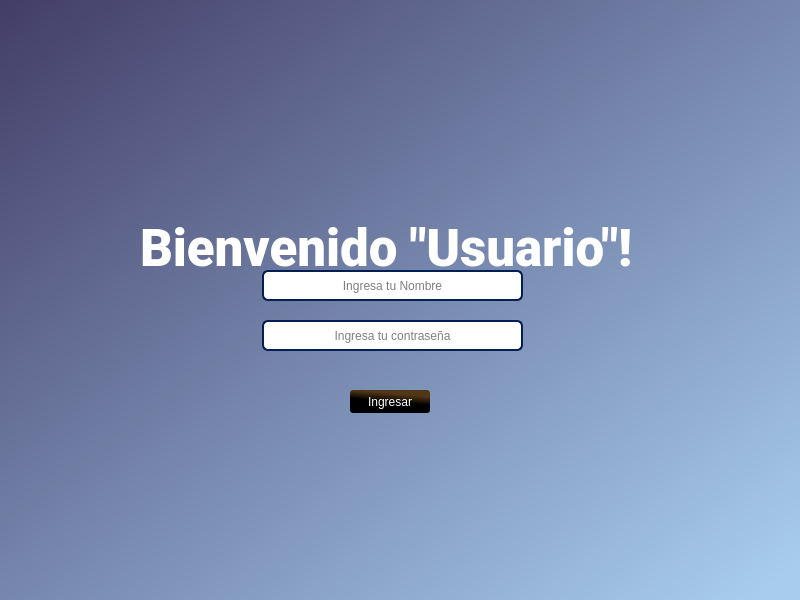
<?xml version="1.0" encoding="UTF-8"?>
<ui version="4.0">
 <class>MainWindow</class>
 <widget class="QMainWindow" name="MainWindow">
  <property name="geometry">
   <rect>
    <x>0</x>
    <y>0</y>
    <width>800</width>
    <height>600</height>
   </rect>
  </property>
  <property name="windowTitle">
   <string>MainWindow</string>
  </property>
  <widget class="QWidget" name="centralwidget">
   <widget class="QFrame" name="login_frame">
    <property name="geometry">
     <rect>
      <x>0</x>
      <y>0</y>
      <width>800</width>
      <height>600</height>
     </rect>
    </property>
    <property name="styleSheet">
     <string notr="true">background-color: qlineargradient(spread:pad, x1:0.0126582, y1:0, x2:0.979747, y2:0.957, stop:0 rgba(67, 62, 104, 255), stop:1 rgba(167, 204, 238, 255));</string>
    </property>
    <property name="frameShape">
     <enum>QFrame::NoFrame</enum>
    </property>
    <property name="frameShadow">
     <enum>QFrame::Raised</enum>
    </property>
    <property name="lineWidth">
     <number>1</number>
    </property>
    <property name="midLineWidth">
     <number>0</number>
    </property>
    <widget class="QLabel" name="label">
     <property name="enabled">
      <bool>true</bool>
     </property>
     <property name="geometry">
      <rect>
       <x>10</x>
       <y>10</y>
       <width>100</width>
       <height>15</height>
      </rect>
     </property>
     <property name="maximumSize">
      <size>
       <width>100</width>
       <height>15</height>
      </size>
     </property>
     <property name="font">
      <font>
       <kerning>true</kerning>
      </font>
     </property>
     <property name="statusTip">
      <string/>
     </property>
     <property name="autoFillBackground">
      <bool>false</bool>
     </property>
     <property name="styleSheet">
      <string notr="true">background: transparent;</string>
     </property>
     <property name="frameShape">
      <enum>QFrame::NoFrame</enum>
     </property>
     <property name="frameShadow">
      <enum>QFrame::Plain</enum>
     </property>
     <property name="lineWidth">
      <number>1</number>
     </property>
     <property name="text">
      <string/>
     </property>
     <property name="pixmap">
      <pixmap resource="Img.qrc">:/newPrefix/bbeta1.png</pixmap>
     </property>
     <property name="scaledContents">
      <bool>true</bool>
     </property>
     <property name="alignment">
      <set>Qt::AlignLeading|Qt::AlignLeft|Qt::AlignVCenter</set>
     </property>
     <property name="wordWrap">
      <bool>false</bool>
     </property>
     <property name="openExternalLinks">
      <bool>false</bool>
     </property>
     <property name="textInteractionFlags">
      <set>Qt::LinksAccessibleByMouse</set>
     </property>
    </widget>
    <widget class="QLabel" name="label_2">
     <property name="geometry">
      <rect>
       <x>250</x>
       <y>-30</y>
       <width>983</width>
       <height>982</height>
      </rect>
     </property>
     <property name="styleSheet">
      <string notr="true">background: transparent;</string>
     </property>
     <property name="text">
      <string/>
     </property>
     <property name="pixmap">
      <pixmap resource="Img.qrc">:/newPrefix/Logo_oficial_vector.png</pixmap>
     </property>
     <property name="scaledContents">
      <bool>true</bool>
     </property>
    </widget>
    <widget class="QLabel" name="label_3">
     <property name="geometry">
      <rect>
       <x>140</x>
       <y>220</y>
       <width>520</width>
       <height>56</height>
      </rect>
     </property>
     <property name="font">
      <font>
       <family>Roboto Black</family>
       <pointsize>38</pointsize>
       <weight>7</weight>
       <italic>false</italic>
       <bold>false</bold>
      </font>
     </property>
     <property name="autoFillBackground">
      <bool>false</bool>
     </property>
     <property name="styleSheet">
      <string notr="true">background-color: transparent;
color: rgb(255, 255, 255);
font: 57 38pt &quot;Roboto Black&quot;;


</string>
     </property>
     <property name="text">
      <string>Bienvenido &quot;Usuario&quot;!</string>
     </property>
     <property name="scaledContents">
      <bool>false</bool>
     </property>
    </widget>
    <widget class="QLineEdit" name="pass_in">
     <property name="geometry">
      <rect>
       <x>262</x>
       <y>320</y>
       <width>261</width>
       <height>31</height>
      </rect>
     </property>
     <property name="sizePolicy">
      <sizepolicy hsizetype="Fixed" vsizetype="Fixed">
       <horstretch>0</horstretch>
       <verstretch>0</verstretch>
      </sizepolicy>
     </property>
     <property name="styleSheet">
      <string notr="true">font: 12pt &quot;Roboto Light&quot;;
background-color: rgb(255, 255, 255);
border-color: rgb(2, 31, 84);
border-style: solid;
border-width: 2px;
border-radius: 6px;</string>
     </property>
     <property name="inputMethodHints">
      <set>Qt::ImhHiddenText|Qt::ImhNoAutoUppercase|Qt::ImhNoPredictiveText|Qt::ImhSensitiveData</set>
     </property>
     <property name="inputMask">
      <string/>
     </property>
     <property name="maxLength">
      <number>20</number>
     </property>
     <property name="frame">
      <bool>true</bool>
     </property>
     <property name="echoMode">
      <enum>QLineEdit::Password</enum>
     </property>
     <property name="alignment">
      <set>Qt::AlignCenter</set>
     </property>
     <property name="placeholderText">
      <string>Ingresa tu contraseña</string>
     </property>
    </widget>
    <widget class="QPushButton" name="btn_ingreso">
     <property name="geometry">
      <rect>
       <x>350</x>
       <y>390</y>
       <width>80</width>
       <height>23</height>
      </rect>
     </property>
     <property name="styleSheet">
      <string notr="true">background-color: qlineargradient(spread:pad, x1:0.545, y1:0.528409, x2:0.647, y2:0.193, stop:0 rgba(0, 0, 0, 255), stop:1 rgba(82, 55, 23, 255));
font: 12pt &quot;Roboto&quot;;
color: rgb(255, 255, 255);
border-radius: 3px;</string>
     </property>
     <property name="text">
      <string>Ingresar</string>
     </property>
    </widget>
    <widget class="QLineEdit" name="user_in">
     <property name="geometry">
      <rect>
       <x>262</x>
       <y>270</y>
       <width>261</width>
       <height>31</height>
      </rect>
     </property>
     <property name="sizePolicy">
      <sizepolicy hsizetype="Fixed" vsizetype="Fixed">
       <horstretch>0</horstretch>
       <verstretch>0</verstretch>
      </sizepolicy>
     </property>
     <property name="styleSheet">
      <string notr="true">font: 12pt &quot;Roboto Light&quot;;
background-color: rgb(255, 255, 255);
border-color: rgb(2, 31, 84);
border-style: solid;
border-width: 2px;
border-radius: 6px;</string>
     </property>
     <property name="inputMethodHints">
      <set>Qt::ImhNone</set>
     </property>
     <property name="inputMask">
      <string/>
     </property>
     <property name="maxLength">
      <number>20</number>
     </property>
     <property name="frame">
      <bool>true</bool>
     </property>
     <property name="echoMode">
      <enum>QLineEdit::Normal</enum>
     </property>
     <property name="alignment">
      <set>Qt::AlignCenter</set>
     </property>
     <property name="placeholderText">
      <string>Ingresa tu Nombre</string>
     </property>
    </widget>
   </widget>
  </widget>
 </widget>
 <resources>
  <include location="Img.qrc"/>
 </resources>
 <connections/>
</ui>
